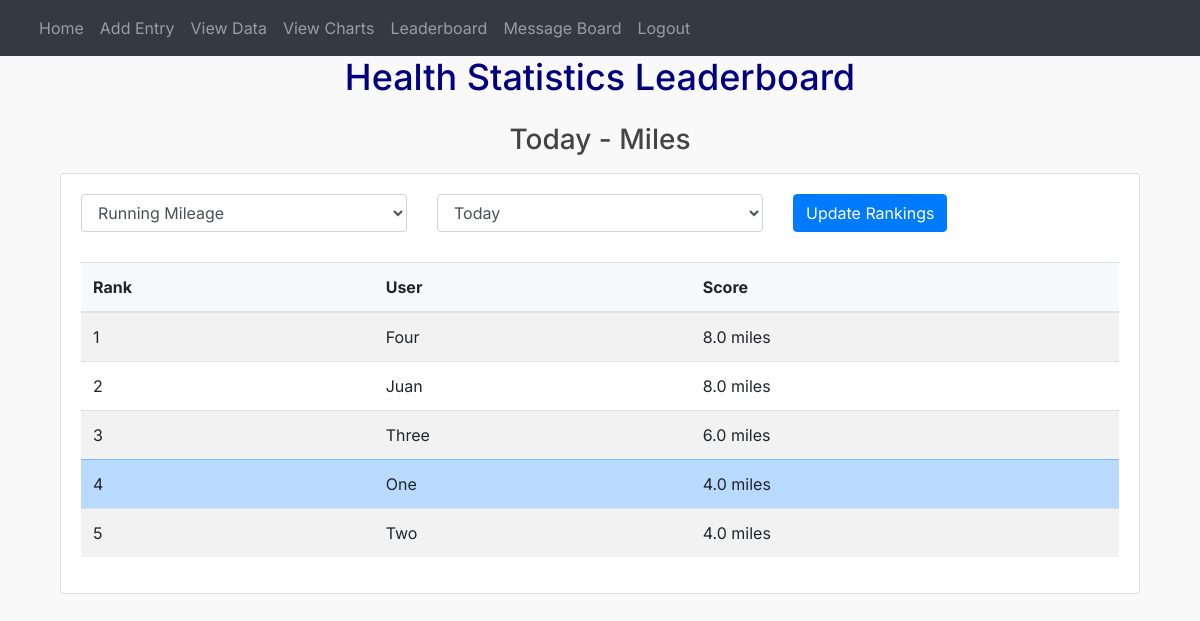
The page /leaderboard (signed in) on the database its author committed.
### website/models.py (models this page shows)
class User(db.Model, UserMixin):
    id = db.Column(db.Integer, primary_key=True)
    email = db.Column(db.String(150), unique=True)
    password = db.Column(db.String(150))
    first_name = db.Column(db.String(150))
    entries = db.relationship('Entry')
    messages = db.relationship('Message', backref='author', lazy=True)

### website/auth.py (the view)
@auth.route('/leaderboard')
@login_required
def leaderboard():
    metric = request.args.get('metric', 'running_mileage')
    timeframe = request.args.get('timeframe', 'day')
    today = datetime.now().date()
    if timeframe == 'day':
        start_date = today
        end_date = today
    elif timeframe == 'week':
        start_date = today - timedelta(days=today.weekday())  # Monday
        end_date = start_date + timedelta(days=6)  # Sunday
    elif timeframe == 'month':
        start_date = today.replace(day=1)
        if today.month == 12:
            end_date = today.replace(day=31)
        else:
            end_date = (today.replace(day=1, month=today.month + 1) - timedelta(days=1))
    elif timeframe == 'year':
        start_date = today.replace(month=1, day=1)
        end_date = today.replace(month=12, day=31)
    print(f"Date range: {start_date} to {end_date}")  # Debug print
    metric_columns = {
        'running_mileage': Entry.running_mileage,
        'calories': Entry.calories,
        'water': Entry.water_intake,
        'sleep': Entry.sleep_hours
    }
    metric_units = {
        'running_mileage': 'miles',
        'calories': 'kcal',
        'water': 'ml',
        'sleep': 'hours'
    }
    query = db.session.query(
        User.id.label('user_id'),
        User.first_name.label('username'),
        func.sum(metric_columns[metric]).label('score')
    ).join(Entry).filter(
        Entry.date >= start_date,
        Entry.date <= (end_date if timeframe != 'day' else today)
    ).group_by(User.id, User.first_name).order_by(
        func.sum(metric_columns[metric]).desc()
    )
    print(f"SQL Query: {query}")  # Debug print
    leaderboard_data = query.all()
    print(f"Leaderboard data: {leaderboard_data}")  # Debug print
    leaderboard = [{
        'user_id': entry.user_id,
        'username': entry.username,
        'score': round(entry.score, 2) if entry.score else 0,
        'unit': metric_units[metric]
    } for entry in leaderboard_data]
    timeframe_display = {
        'day': 'Today',
        'week': 'This Week',
        'month': 'This Month',
        'year': 'This Year'
    }
    return render_template('leaderboard.html',
                         leaderboard=leaderboard,
                         current_user=current_user,
                         user=current_user,
                         selected_timeframe=timeframe_display[timeframe],
                         selected_metric=metric,
                         request=request)

### website/__init__.py (called while the page is built)
@event.listens_for(Engine, "connect")
def set_sqlite_pragma(dbapi_connection, connection_record):
    if isinstance(dbapi_connection, sqlite3.Connection):
        cursor = dbapi_connection.cursor()
        cursor.execute("PRAGMA foreign_keys=ON")
        cursor.close()

def create_app():
    app = Flask(__name__)
    app.config['DEBUG'] = True
    app.config['SECRET_KEY'] = 'chenburger'
    app.config['SQLALCHEMY_DATABASE_URI'] = f'sqlite:///{DB_NAME}'
    app.config['SQLALCHEMY_TRACK_MODIFICATIONS'] = False
    db.init_app(app)
    migrate = Migrate(app, db)
    socketio.init_app(app)
    from .views import views
    from .auth import auth
    app.register_blueprint(auth, url_prefix='/')
    app.register_blueprint(views, url_prefix='/')
    from .models import User, Entry
    with app.app_context():
        db.create_all()
    login_manager = LoginManager()
    login_manager.login_view = 'auth.login'
    login_manager.init_app(app)
    @login_manager.user_loader
    def load_user(id):
        return User.query.get(int(id))
    return app

### website/templates/leaderboard.html (shortened to what this page needs)
{% extends "base.html" %}
{% block content %}
<div class="container">
    <h1 class="text-center mb-4 typewriter">Health Statistics Leaderboard</h1>
    <h3 class="text-center mb-3">{{ selected_timeframe }} -
        {% if selected_metric == 'running_mileage' %}
            Miles
        {% else %}
            {{ selected_metric|title }}
        {% endif %}
    </h3>
    <div class="card mb-4">
        <div class="card-body">
            <form method="GET" class="mb-3">
                <div class="row">
                    <div class="col-md-4">
                        <select name="metric" class="form-control" id="metric-select">
                            <option value="running_mileage" {% if selected_metric == 'running_mileage' %}selected{% endif %}>Running Mileage</option>
                        </select>
                    </div>
                    <div class="col-md-4">
                        <select name="timeframe" class="form-control" id="timeframe-select">
                            <option value="day" {% if request.args.get('timeframe') == 'day' %}selected{% endif %}>Today</option>
                        </select>
                    </div>
                    <div class="col-md-4">
                        <button type="submit" class="btn btn-primary">Update Rankings</button>
                    </div>
                </div>
            </form>
            <div class="table-responsive">
                <table class="table table-striped">
                    <thead>
                        <tr>
                            <th>Rank</th>
                            <th>User</th>
                            <th>Score</th>
                        </tr>
                    </thead>
                    <tbody>
                        {% for entry in leaderboard %}
                        <tr {% if entry.user_id == current_user.id %}class="table-primary"{% endif %}>
                            <td>{{ loop.index }}</td>
                            <td>{{ entry.username }}</td>
                            <td>{{ entry.score }} {{ entry.unit }}</td>
                        </tr>
                        {% endfor %}
                    </tbody>
                </table>
            </div>
        </div>
    </div>
</div>
{% endblock %}

### website/static/styles.css (style rules this page uses)
body { font-family: 'Inter', -apple-system, BlinkMacSystemFont, 'Segoe UI', Roboto, Oxygen, Ubuntu, Cantarell, sans-serif; color: #444; background-color: #f9f9f9; }
h1 { font-family: 'Inter', -apple-system, BlinkMacSystemFont, 'Segoe UI', Roboto, Oxygen, Ubuntu, Cantarell, sans-serif; font-size: 36px; color: navy; text-align: center; }
.typewriter { position: relative; width: 100%; overflow: hidden; }
h1.typewriter::after { content: ''; position: absolute; right: 0; top: 0; height: 100%; width: 100%; background: white; border-left: 2px solid #666; animation: typing 0.5s steps(30) forwards; }
.table-responsive { margin-top: 20px; }
.table th { background-color: #f8f9fa; }
.table-primary { background-color: rgba(0, 123, 255, 0.1) !important; }
#metric-select, #timeframe-select { margin-bottom: 10px; }

### rows shown on the page
User: username "Four", score "8.0", unit "miles"
User: username "Juan", score "8.0", unit "miles"
User: username "Three", score "6.0", unit "miles"
User: username "One", score "4.0", unit "miles"
User: username "Two", score "4.0", unit "miles"

### other values the page prints
{{ selected_timeframe }} "Today"
